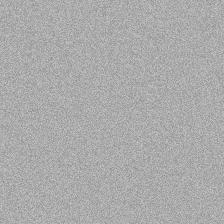
#> input picture uploads/datasets/Crack_Detection/Negative/no_crack_0259.jpg, 224 x 224 px
$ python drone_simulator.py --input ../../uploads/datasets/Crack_Detection/Negative --output out
#> lines starting #> are read from the running program, lines starting #| are printed output that depends on the picture
"""
Simulate drone imagery by applying transformations to existing images.

This module provides functions to transform regular structural images
to appear as if they were captured by drones from different angles.
"""
import os
import random
import cv2
import numpy as np
from pathlib import Path
import logging
from typing import Tuple, List, Optional
from tqdm import tqdm

# Setup logging
logging.basicConfig(
    level=logging.INFO,
    format='%(asctime)s - %(name)s - %(levelname)s - %(message)s'
)
logger = logging.getLogger("drone_simulator")

def rotate_image(image: np.ndarray, angle: float) -> np.ndarray:
    """
    Rotate an image by a specified angle.

    Args:
        image: Input image (numpy array)
        angle: Rotation angle in degrees

    Returns:
        Rotated image
    """
    height, width = image.shape[:2]
    center = (width // 2, height // 2)

    # Get rotation matrix
    rotation_matrix = cv2.getRotationMatrix2D(center, angle, 1.0)

    # Calculate new image dimensions
    cos = np.abs(rotation_matrix[0, 0])
    sin = np.abs(rotation_matrix[0, 1])
    new_width = int((height * sin) + (width * cos))
    new_height = int((height * cos) + (width * sin))

    # Adjust rotation matrix
    rotation_matrix[0, 2] += (new_width / 2) - center[0]
    rotation_matrix[1, 2] += (new_height / 2) - center[1]

    # Rotate image
    rotated_image = cv2.warpAffine(image, rotation_matrix, (new_width, new_height),
                                  flags=cv2.INTER_LINEAR, borderMode=cv2.BORDER_CONSTANT,
                                  borderValue=(0, 0, 0))

    return rotated_image

def apply_perspective_transform(image: np.ndarray, strength: float = 0.2) -> np.ndarray:
    """
    Apply perspective transformation to simulate drone viewpoint.

    Args:
        image: Input image
        strength: Strength of the perspective effect (0.0-1.0)

    Returns:
        Perspective transformed image
    """
    height, width = image.shape[:2]

    # Define source points
    src_points = np.array([
        [0, 0],
        [width - 1, 0],
        [width - 1, height - 1],
        [0, height - 1]
    ], dtype=np.float32)

    # Define destination points with perspective distortion
    offset_x = int(width * strength * random.uniform(0.5, 1.5))
    offset_y = int(height * strength * random.uniform(0.5, 1.5))

    # Randomly choose perspective type
    perspective_type = random.randint(0, 3)

    if perspective_type == 0:  # Top view
        dst_points = np.array([
            [offset_x, offset_y],
            [width - offset_x, offset_y],
            [width - offset_x // 2, height - offset_y // 2],
            [offset_x // 2, height - offset_y // 2]
        ], dtype=np.float32)
    elif perspective_type == 1:  # Side view 1
        dst_points = np.array([
            [offset_x, offset_y],
            [width - offset_x // 2, offset_y // 2],
            [width - offset_x // 3, height - offset_y // 3],
            [offset_x // 2, height - offset_y]
        ], dtype=np.float32)
    elif perspective_type == 2:  # Side view 2
        dst_points = np.array([
            [offset_x // 2, offset_y // 2],
            [width - offset_x, offset_y],
            [width - offset_x // 2, height - offset_y // 2],
            [offset_x, height - offset_y]
        ], dtype=np.float32)
    else:  # Bottom view
        dst_points = np.array([
            [offset_x // 2, offset_y // 2],
            [width - offset_x // 2, offset_y // 2],
            [width - offset_x, height - offset_y],
            [offset_x, height - offset_y]
        ], dtype=np.float32)

    # Calculate perspective transform matrix
    perspective_matrix = cv2.getPerspectiveTransform(src_points, dst_points)

    # Apply transformation
    warped_image = cv2.warpPerspective(image, perspective_matrix, (width, height),
                                      flags=cv2.INTER_LINEAR, borderMode=cv2.BORDER_CONSTANT,
                                      borderValue=(0, 0, 0))

    return warped_image

def adjust_lighting(image: np.ndarray, brightness: float = 0.0, contrast: float = 1.0) -> np.ndarray:
    """
    Adjust image lighting to simulate different drone lighting conditions.

    Args:
        image: Input image
        brightness: Brightness adjustment (-1.0 to 1.0)
        contrast: Contrast adjustment (0.0 to 2.0)

    Returns:
        Adjusted image
    """
    # Convert to float for processing
    image_float = image.astype(np.float32) / 255.0

    # Apply brightness adjustment
    image_float = image_float + brightness

    # Apply contrast adjustment
    image_float = (image_float - 0.5) * contrast + 0.5

    # Clip values to [0, 1]
    image_float = np.clip(image_float, 0, 1)

    # Convert back to uint8
    adjusted_image = (image_float * 255).astype(np.uint8)

    return adjusted_image

def add_drone_artifacts(image: np.ndarray, artifact_type: str = "random") -> np.ndarray:
    """
    Add simulated drone artifacts like motion blur, noise, etc.

    Args:
        image: Input image
        artifact_type: Type of artifact to add ("blur", "noise", "both", or "random")

    Returns:
        Image with artifacts
    """
    if artifact_type == "random":
        artifact_type = random.choice(["blur", "noise", "both", "none"])

    if artifact_type == "none":
        return image

    processed_image = image.copy()

    # Apply motion blur
    if artifact_type in ["blur", "both"]:
        kernel_size = random.randint(3, 7)
        kernel = np.zeros((kernel_size, kernel_size))

        # Random direction for motion blur
        if random.random() > 0.5:
            # Horizontal blur
            kernel[kernel_size // 2, :] = 1.0
        else:
            # Vertical blur
            kernel[:, kernel_size // 2] = 1.0

        kernel = kernel / kernel_size
        processed_image = cv2.filter2D(processed_image, -1, kernel)

    # Apply noise
    if artifact_type in ["noise", "both"]:
        noise_level = random.uniform(5, 20)
        noise = np.random.normal(0, noise_level, processed_image.shape).astype(np.int32)
        processed_image = np.clip(processed_image + noise, 0, 255).astype(np.uint8)

    return processed_image

def simulate_drone_image(
    image: np.ndarray,
    rotation_angle: Optional[float] = None,
    perspective_strength: Optional[float] = None,
    brightness: Optional[float] = None,
    contrast: Optional[float] = None,
    artifact_type: str = "random"
) -> np.ndarray:
    """
    Apply multiple transformations to simulate a drone image.

    Args:
        image: Input image
        rotation_angle: Rotation angle (if None, a random angle is chosen)
        perspective_strength: Perspective transform strength (if None, a random value is chosen)
        brightness: Brightness adjustment (if None, a random value is chosen)
        contrast: Contrast adjustment (if None, a random value is chosen)
        artifact_type: Type of artifact to add

    Returns:
        Simulated drone image
    """
    # Set random values if parameters are None
    if rotation_angle is None:
        rotation_angle = random.uniform(-30, 30)

    if perspective_strength is None:
        perspective_strength = random.uniform(0.1, 0.3)

    if brightness is None:
        brightness = random.uniform(-0.2, 0.2)

    if contrast is None:
        contrast = random.uniform(0.8, 1.2)

    # Apply transformations
    processed_image = image.copy()

    # Step 1: Rotate image
    processed_image = rotate_image(processed_image, rotation_angle)

    # Step 2: Apply perspective transformation
    processed_image = apply_perspective_transform(processed_image, perspective_strength)

    # Step 3: Adjust lighting
    processed_image = adjust_lighting(processed_image, brightness, contrast)

    # Step 4: Add drone artifacts
    processed_image = add_drone_artifacts(processed_image, artifact_type)

    return processed_image

def process_directory(
    input_dir: str,
    output_dir: str,
    transformations_per_image: int = 3,
    maintain_class_structure: bool = True
) -> List[str]:
    """
    Process all images in a directory to create simulated drone images.

    Args:
        input_dir: Directory containing input images
        output_dir: Directory to save processed images
        transformations_per_image: Number of variations to create per input image
        maintain_class_structure: Whether to maintain the same folder structure

    Returns:
        List of paths to generated images
    """
#> called with output_dir = 'out', transformations_per_image = 3, maintain_class_structure = False
    input_path = Path(input_dir)
    output_path = Path(output_dir)
    output_path.mkdir(parents=True, exist_ok=True)

    # Get all image files
    image_extensions = ['.jpg', '.jpeg', '.png', '.bmp']
    image_files = []

    if maintain_class_structure:
        # Get all subdirectories (classes)
        subdirs = [d for d in input_path.iterdir() if d.is_dir()]

        for subdir in subdirs:
            subdir_output = output_path / subdir.name
            subdir_output.mkdir(exist_ok=True)

            # Get images in this class
            for ext in image_extensions:
                image_files.extend([
                    (f, subdir_output) for f in subdir.glob(f'**/*{ext}')
                ])
    else:
        # Get all images regardless of structure
        for ext in image_extensions:
            image_files.extend([
                (f, output_path) for f in input_path.glob(f'**/*{ext}')
            ])
#> pass 2 of the loop in process_directory, `for ext in image_extensions:`:

    generated_image_paths = []

    # Process each image
    for img_file, out_dir in tqdm(image_files, desc="Processing images"):
        try:
            # Read image
            image = cv2.imread(str(img_file))
#> image is the input picture: shape (224, 224, 3); min 130, max 219, mean 171
            if image is None:
                logger.warning(f"Could not read image: {img_file}")
                continue

            # Create transformations
            for i in range(transformations_per_image):
                # Apply random transformations
                drone_image = simulate_drone_image(image)

                # Generate output filename
                base_name = img_file.stem
                output_filename = f"{base_name}_drone_{i+1}{img_file.suffix}"
                output_path = out_dir / output_filename

                # Save transformed image
                cv2.imwrite(str(output_path), drone_image)
                generated_image_paths.append(str(output_path))
#> this loop made 3 passes
#> pass 1, in rotate_image, `rotated_image = cv2.warpAffine(image, rotation_matrix, (new_width, new..`:
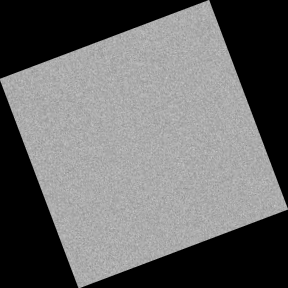
#> rotated_image: shape (288, 288, 3); min 0, max 203, mean 103.5
#> pass 1, in apply_perspective_transform, `warped_image = cv2.warpPerspective(image, perspective_matrix, (width, ..`:
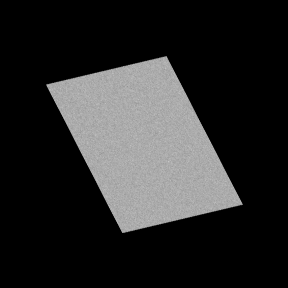
#> warped_image: shape (288, 288, 3); min 0, max 200, mean 41.4
#> pass 1, in adjust_lighting, `image_float = image_float + brightness`:
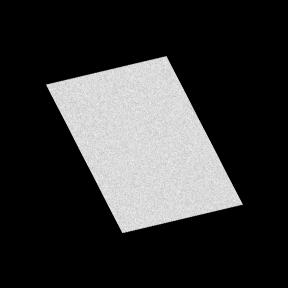
#> image_float: shape (288, 288, 3) float32; min -0.0318, max 0.753, mean 0.131; drawn with min black and max white
#> after the loop, generated_image_paths = ['out/no_crack_0259_drone_1.jpg', 'out/no_crack_0259_drone_2.jpg', 'out/no_crack_0259_drone_3.jpg']

        except Exception as e:
            logger.error(f"Error processing {img_file}: {str(e)}")
#> pass 2 of the loop in process_directory, `for img_file, out_dir in tqdm(image_files, desc="Processing images"):`:
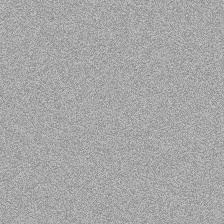
#> input picture uploads/datasets/Crack_Detection/Negative/no_crack_0260.jpg, 224 x 224 px
#> in process_directory, image is the input picture: shape (224, 224, 3); min 118, max 221, mean 166.6
#> the loop in process_directory, `for i in range(transformations_per_image):` made 3 passes
#> pass 1, in rotate_image (call 4), `rotated_image = cv2.warpAffine(image, rotation_matrix, (new_width, new..`:
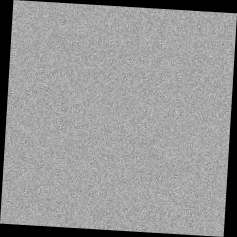
#> rotated_image: shape (237, 237, 3); min 0, max 205, mean 148.8
#> pass 1, in adjust_lighting (call 4), `image_float = image_float + brightness`:
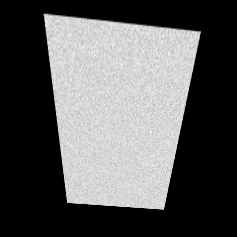
#> image_float: shape (237, 237, 3) float32; min -0.175, max 0.601, mean 0.0972; drawn with min black and max white
#> after the loop in process_directory, `for i in range(transformations_per_image):`: generated_image_paths = ['out/no_crack_0259_drone_1.jpg', 'out/no_crack_0259_drone_2.jpg', 'out/no_crack_0259_drone_3.jpg', 'out/no_crack_0260_drone_1.jpg', 'out/no_crack_0260_drone_2.jpg', 'out/no_crack_0260_drone_3.jpg']

    logger.info(f"Generated {len(generated_image_paths)} drone images")
    return generated_image_paths

if __name__ == "__main__":
    # Example usage
    import argparse

    parser = argparse.ArgumentParser(description="Simulate drone imagery from structural images")
    parser.add_argument("--input", required=True, help="Input directory containing images")
    parser.add_argument("--output", required=True, help="Output directory for simulated drone images")
    parser.add_argument("--variations", type=int, default=3, help="Number of variations per image")
    parser.add_argument("--maintain-structure", action="store_true", help="Maintain folder structure")

    args = parser.parse_args()

    process_directory(
        args.input,
        args.output,
        transformations_per_image=args.variations,
        maintain_class_structure=args.maintain_structure
    )
